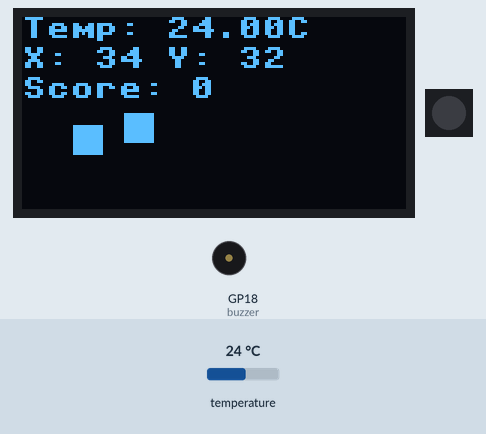
A program run on a simulated Raspberry Pi Pico running MicroPython. Shown: 128×64 one-colour display, 1 RGB LEDs in strip order, left to right, buzzer (waves = sounding, pin HIGH). The test bench sets the inputs (shaded band); at power-on: temperature 24 °C. Random numbers come from a fixed seed.

Above: at 1.2 s.
1.3 s: temperature set to 23.4 °C
At 2.14 s:
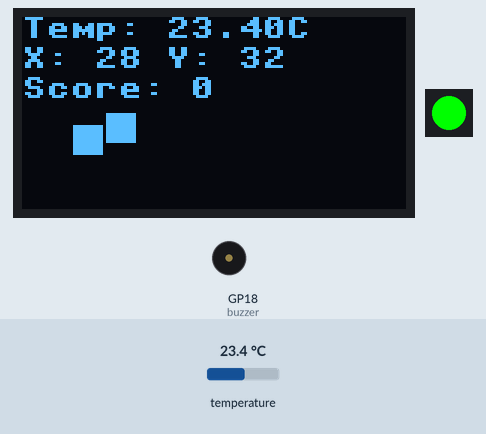
3.5 s: temperature set to 22.2 °C
At 3.69 s:
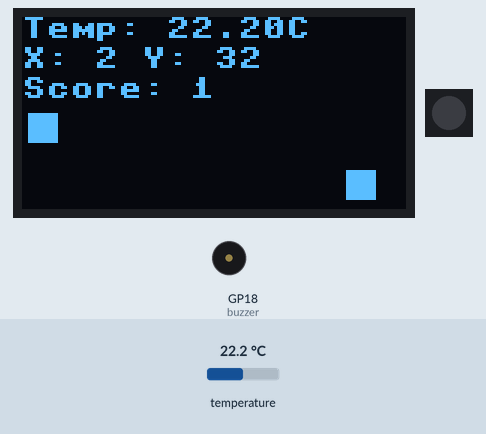
5.1 s: temperature set to 28 °C
At 6.6 s:
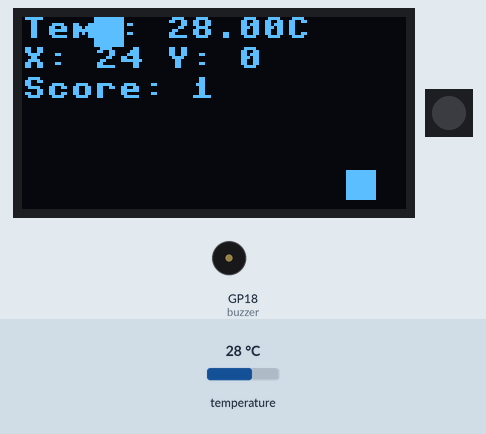
Timing chart, 0 to 8.1 s (numbered marks = the images above; inputs shaded):
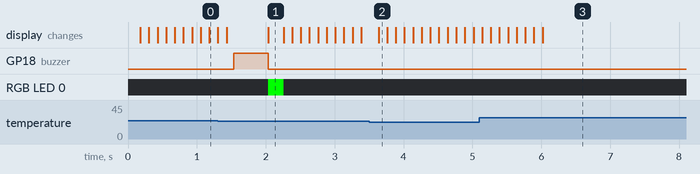

Measured:
- the behaviour switches between 23.1 and 23 °C on temperature (found by bisection; images 1 and 2)
- after the input at 3.5 s, the display: changes after 0.14 s (image 2)

The program:

temp-game.py
```python
import time
import bmp280
import ssd1306
from machine import Pin, I2C
import neopixel
import random

# Initialize I2C for BMP280 and SSD1306
i2c_bmp280 = I2C(1, sda=Pin(2), scl=Pin(3), freq=400000)
i2c_oled = I2C(0, sda=Pin(0), scl=Pin(1), freq=400000)

# Initialize BMP280 sensor and OLED display
sensor = bmp280.BMP280(i2c_bmp280)
oled = ssd1306.SSD1306_I2C(128, 64, i2c_oled)

# Initialize NeoPixel (using GPIO 28)
np = neopixel.NeoPixel(Pin(28), 1)  # 1 NeoPixels on GPIO 28

# Initialize Buzzer (PWM on GPIO 18)
buzzer = Pin(18, Pin.OUT)

# --- Game Variables ---
animation_x_pos = 64  # Initial X position (middle)
animation_y_pos = 32  # Initial Y position (centered vertically)
animation_speed = 1   # Constant speed for all temperatures
animation_direction = 1  # Default direction (moving right initially)
score = 0  # Start with 0 points

food_x_pos = random.randint(0, 118)  # Random x position for food
food_y_pos = random.randint(0, 54)  # Random y position for food
food_size = 10  # Size of the food (same as the character size)

# Function to activate buzzer
def activate_buzzer():
    buzzer.value(1)  # Turn on the buzzer
    time.sleep(0.5)  # Buzz for 0.5 seconds
    buzzer.value(0)  # Turn off the buzzer

# Function to display feedback on NeoPixel
def food_collected_feedback():
    np[0] = (0, 255, 0)  # Change NeoPixel to green for food collection
    np.write()
    time.sleep(0.2)  # Short delay to show feedback
    np[0] = (0, 0, 0)  # Reset NeoPixel color
    np.write()

# Function to handle movement direction based on temperature
def get_direction_and_feedback(temp):
    global animation_speed, animation_direction

    # Adjust movement direction and speed based on temperature
    if temp <= 22:  # Cold (move down, slow speed)
        #np[0] = (0, 0, 255)  # Blue for cold
        animation_direction = 2  # Move down
        animation_speed = 1  # Slow
    elif temp <= 23:  # Normal (move right, medium speed)
        #np[0] = (128, 50, 0)  # Orange for normal temperature
        animation_direction = 1  # Move right
        animation_speed = 2  # Medium
    elif temp <= 24:  # Hot (move left, fast speed)
        #np[0] = (255, 255, 0)  # Yellow for hot temperature
        animation_direction = -1  # Move left
        animation_speed = 3  # Fast
    else:  # Very hot (move up, very fast)
        #np[0] = (255, 0, 0)  # Red for very hot
        animation_direction = 0  # Move up
        animation_speed = 4  # Very fast

# Function to update character position and check boundaries
def move_character():
    global animation_x_pos, animation_y_pos, animation_speed

    # Move the character based on direction
    if animation_direction == -1:  # Moving left
        animation_x_pos -= animation_speed
    elif animation_direction == 0:  # Moving up
        animation_y_pos -= animation_speed
    elif animation_direction == 2:  # Moving down
        animation_y_pos += animation_speed
    else:  # Moving right
        animation_x_pos += animation_speed

    # Ensure the character stays within the screen boundaries
    if animation_x_pos < 0:
        animation_x_pos = 0
    elif animation_x_pos > 118:  # 128 - 10 (character width)
        animation_x_pos = 118

    if animation_y_pos < 0:
        animation_y_pos = 0
    elif animation_y_pos > 54:  # 64 - 10 (character height)
        animation_y_pos = 54

# Function to check for food collision
def check_food_collision():
    global score, food_x_pos, food_y_pos

    if (animation_x_pos < food_x_pos + food_size and
        animation_x_pos + 10 > food_x_pos and
        animation_y_pos < food_y_pos + food_size and
        animation_y_pos + 10 > food_y_pos):
        score += 1  # Increase score if food is collected
        food_x_pos = random.randint(0, 118)  # Move food to a new random location
        food_y_pos = random.randint(0, 54)

        # Activate buzzer and feedback
        activate_buzzer()
        food_collected_feedback()

# Main game update function
def update_game():
    global animation_x_pos, animation_y_pos, score, food_x_pos, food_y_pos, animation_speed

    # Read temperature from BMP280 sensor
    temp = sensor.temperature

    # Get movement direction and feedback based on temperature
    get_direction_and_feedback(temp)

    # Move the character and check for boundaries
    move_character()

    # Check if character collides with food (overlaps)
    check_food_collision()

    # Clear the screen
    oled.fill(0)

    # Draw the character (as a simple rectangle for now)
    oled.fill_rect(animation_x_pos, animation_y_pos, 10, 10, 1)

    # Draw the food (as a small rectangle)
    oled.fill_rect(food_x_pos, food_y_pos, food_size, food_size, 1)

    # Display temperature, position, and score on OLED
    oled.text(f'Temp: {temp:.2f}C', 0, 0)  # Show the temperature
    oled.text(f'X: {animation_x_pos} Y: {animation_y_pos}', 0, 10)  # Show position
    oled.text(f'Score: {score}', 0, 20)  # Display score

    oled.show()

    # Simple Game Over condition: if the character goes off the screen
    if animation_x_pos < 0 or animation_x_pos > 118 or animation_y_pos < 0 or animation_y_pos > 54:
        oled.fill(0)
        oled.text('Game Over', 40, 30)
        oled.show()
        time.sleep(2)  # Display Game Over for 2 seconds
        return True  # Game Over
    return False

# Main loop
while True:
    if update_game():  # If game is over, exit the loop
        break
    np.write()  # Update the NeoPixel
    time.sleep(0.1)  # Adjust delay for smoother gameplay
```
